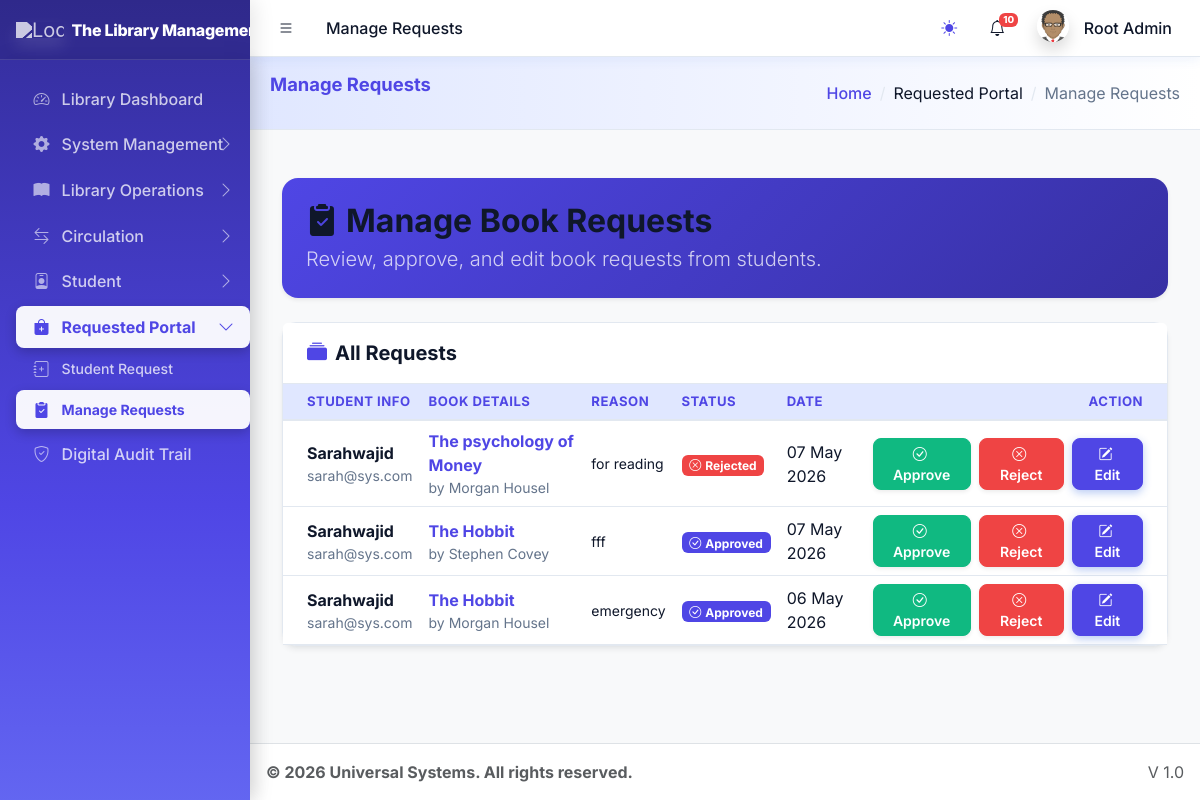
The app's page /dashboards/librarian/manage_requests.php (signed in) with its own data.
### tables this page shows
CREATE TABLE `sys_pages` (
  `id` int(11) NOT NULL,
  `parent_id` int(11) DEFAULT 0,
  `page_name` varchar(100) NOT NULL,
  `page_url` varchar(255) DEFAULT '#',
  `icon_class` varchar(50) DEFAULT 'bi bi-circle',
  `sort_order` int(11) DEFAULT 0
);

CREATE TABLE `book_requests` (
  `id` int(11) NOT NULL,
  `user_id` int(11) NOT NULL,
  `book_title` varchar(255) NOT NULL,
  `author` varchar(255) DEFAULT NULL,
  `isbn` varchar(50) DEFAULT NULL,
  `genre` varchar(100) DEFAULT NULL,
  `reason` text DEFAULT NULL,
  `priority` enum('low','normal','high') NOT NULL DEFAULT 'normal',
  `status` enum('pending','approved','rejected','purchased','cancelled') NOT NULL DEFAULT 'pending',
  `admin_notes` text DEFAULT NULL,
  `reviewed_by` int(11) DEFAULT NULL,
  `reviewed_at` datetime DEFAULT NULL,
  `created_at` timestamp NOT NULL DEFAULT current_timestamp(),
  `updated_at` timestamp NOT NULL DEFAULT current_timestamp() ON UPDATE current_timestamp()
);

CREATE TABLE `users` (
  `id` int(11) NOT NULL,
  `name` varchar(100) NOT NULL,
  `email` varchar(100) NOT NULL,
  `avatar` varchar(255) DEFAULT NULL,
  `phone` varchar(20) DEFAULT NULL,
  `password` varchar(255) NOT NULL,
  `role` varchar(50) NOT NULL,
  `department` varchar(100) DEFAULT 'General',
  `identity_no` varchar(50) DEFAULT NULL,
  `fines` decimal(10,2) DEFAULT 0.00,
  `borrow_limit` int(11) DEFAULT 5,
  `registration_no` varchar(50) DEFAULT NULL,
  `is_active` tinyint(1) DEFAULT 1,
  `created_at` timestamp NOT NULL DEFAULT current_timestamp()
);

### dashboards/librarian/manage_requests.php (the view, shortened to what the rows shown need)
<?php
require_once '../../includes/header.php';
require_once '../../core/db.php';
$stmt = $pdo->query("
    SELECT r.*, u.name as student_name, u.email as student_email
    FROM book_requests r
    JOIN users u ON r.user_id = u.id
    ORDER BY r.created_at DESC
");
$requests = $stmt->fetchAll(PDO::FETCH_ASSOC);
function getStatusBadge($status) {
    switch ($status) {
        case 'approved': return '<span class="badge bg-primary"><i class="bi bi-check-circle me-1"></i>Approved</span>';
        case 'rejected': return '<span class="badge bg-danger"><i class="bi bi-x-circle me-1"></i>Rejected</span>';
    }
}
?>
<div class="container-fluid py-4">
    <div class="row mb-4">
        <div class="col-12">
            <div class="p-4 rounded-4 shadow-sm" style="background: linear-gradient(135deg, var(--erp-primary) 0%, var(--erp-primary-dark) 100%);">
                <div class="d-flex justify-content-between align-items-center text-white text-center text-md-start">
                    <div>
                        <h2 class="fw-bold mb-1"><i class="bi bi-clipboard2-check-fill me-2"></i>Manage Book Requests</h2>
                    </div>
                </div>
            </div>
        </div>
    </div>
    <div class="row">
        <div class="col-12">
            <div class="card glass-card shadow-sm border-0">
                <div class="card-body p-0">
                    <div class="table-responsive">
                        <table class="table table-hover align-middle mb-0">
                            <thead class="table-light">
                                <tr>
                                    <th class="ps-4">Student Info</th>
                                    <th>Book Details</th>
                                    <th>Reason</th>
                                    <th>Status</th>
                                    <th>Date</th>
                                    <th class="pe-4 text-end">Action</th>
                                </tr>
                            </thead>
                            <tbody>
                                <?php if(empty($requests)): ?>
                                    <tr>
                                        <td colspan="6" class="text-center py-5 text-muted">
                                            <i class="bi bi-inbox fs-1 d-block mb-2"></i>
                                            No requests found.
                                        </td>
                                    </tr>
                                <?php else: foreach($requests as $req): ?>
                                    <tr>
                                        <td class="ps-4">
                                            <div class="fw-bold"><?= htmlspecialchars($req['student_name']) ?></div>
                                            <div class="small text-muted"><?= htmlspecialchars($req['student_email']) ?></div>
                                        </td>
                                        <td>
                                            <div class="fw-bold text-primary"><?= htmlspecialchars($req['book_title']) ?></div>
                                            <div class="small text-muted">by <?= htmlspecialchars($req['author']) ?></div>
                                        </td>
                                        <td style="max-width: 250px;">
                                            <div class="small text-truncate" title="<?= htmlspecialchars($req['reason']) ?>">
                                                <?= htmlspecialchars($req['reason']) ?>
                                            </div>
                                        </td>
                                        <td><?= getStatusBadge($req['status']) ?></td>
                                        <td><?= date('d M Y', strtotime($req['created_at'])) ?></td>
                                        <td class="pe-4 text-end">
                                            <div class="d-flex justify-content-end gap-2">
                                                <button onclick='updateRequestStatus(<?= htmlspecialchars(json_encode($req), ENT_QUOTES, "UTF-8") ?>, "approved")' class="btn btn-sm btn-success rounded-pill px-3 shadow-sm" title="Approve">
                                                    <i class="bi bi-check-circle me-1"></i>Approve
                                                </button>
                                                <button onclick='updateRequestStatus(<?= htmlspecialchars(json_encode($req), ENT_QUOTES, "UTF-8") ?>, "rejected")' class="btn btn-sm btn-danger rounded-pill px-3 shadow-sm" title="Reject">
                                                    <i class="bi bi-x-circle me-1"></i>Reject
                                                </button>
                                                <button onclick='editRequest(<?= htmlspecialchars(json_encode($req), ENT_QUOTES, "UTF-8") ?>)' class="btn btn-sm btn-primary rounded-pill px-3 shadow-sm">
                                                    <i class="bi bi-pencil-square me-1"></i>Edit
                                                </button>
                                            </div>
                                        </td>
                                    </tr>
                                <?php endforeach; endif; ?>
                            </tbody>
                        </table>
                    </div>
                </div>
            </div>
        </div>
    </div>
</div>
<?php require_once '../../includes/footer.php'; ?>

### includes/header.php (shortened to what the rows shown need)
<?php
require_once __DIR__ . '/../core/session.php';
$current_url = substr($_SERVER['SCRIPT_NAME'], strlen('/universal/'));
$pageStmt = $pdo->prepare("SELECT * FROM sys_pages WHERE page_url LIKE ? LIMIT 1");
$pageStmt->execute(["%$current_url%"]);
$currentPageData = $pageStmt->fetch();
$pageTitle = $currentPageData['page_name'] ?? 'Dashboard';
$pageId = $currentPageData['id'] ?? 0;
$breadcrumbs = [];
if ($currentPageData && isset($currentPageData['id'])) {
    $crumbId = $currentPageData['id'];
    $safety_counter = 0;
    while($crumbId != 0 && $safety_counter < 10) {
        $safety_counter++;
        $crumbStmt = $pdo->prepare("SELECT id, parent_id, page_name, page_url FROM sys_pages WHERE id = ?");
        $crumbStmt->execute([$crumbId]);
        $crumb = $crumbStmt->fetch(PDO::FETCH_ASSOC);
        if ($crumb && is_array($crumb)) {
            array_unshift($breadcrumbs, $crumb);
            $crumbId = (int)$crumb['parent_id'];
        } else {
            break;
        }
    }
}
?>
<!DOCTYPE html>
<html lang="en"> <head>
    <link rel="stylesheet" href="<?= BASE_URL ?>assets/css/bootstrap.min.css" />
    <link rel="stylesheet" href="<?= BASE_URL ?>assets/css/bootstrap-icons.css" />
    <link rel="stylesheet" href="<?= BASE_URL ?>assets/css/adminlte.min.css" />
    <link rel="stylesheet" href="<?= BASE_URL ?>assets/css/theme.css?v=8.0" />
    <?php
    require_once __DIR__ . '/../core/library_functions.php';
    ?>
</head>
<body class="layout-fixed sidebar-expand-lg bg-body-tertiary">
<div class="app-wrapper">
    <nav class="app-header navbar navbar-expand bg-body">
        <div class="container-fluid">
            <ul class="navbar-nav">
                <li class="nav-item d-none d-md-block"> <a href="#" class="nav-link"><?= $pageTitle ?></a> </li>
            </ul>
        </div>
    </nav>
    <?php include 'sidebar.php'; ?>
    <main class="app-main">
        <div class="app-content-header">
            <div class="container-fluid">
                <div class="row">
                    <div class="col-sm-6"><h3 class="mb-0"><?= $pageTitle ?></h3></div>
                    <div class="col-sm-6">
                        <ol class="breadcrumb float-sm-end">
                            <li class="breadcrumb-item"><a href="<?= BASE_URL ?>">Home</a></li>
                            <?php foreach($breadcrumbs as $b): if($b): ?>
                                <li class="breadcrumb-item <?= ($b['id'] == $pageId) ? 'active' : '' ?>">
                                    <?= htmlspecialchars($b['page_name']) ?>
                                </li>
                            <?php endif; endforeach; ?>
                        </ol>
                    </div>
                </div>
            </div>
        </div>
        <div class="app-content">
            <div class="container-fluid">

### includes/sidebar.php (shortened to what the rows shown need)
<aside class="app-sidebar bg-body-secondary shadow">
    <div class="sidebar-wrapper">
        <nav class="mt-2">
            <ul class="nav sidebar-menu flex-column" data-lte-toggle="treeview" role="menu" data-accordion="false">
                <?php
                function isMenuPageActive($pdo, $pageId, $currentBasename, $userRole)
                {
                    $stmt = $pdo->prepare("SELECT page_url FROM sys_pages WHERE id = ?");
                    $stmt->execute([$pageId]);
                    $page = $stmt->fetch();
                    if ($page && $page['page_url'] !== '#' && basename($page['page_url']) === $currentBasename) {
                        return true;
                    }
                    $sql = "
                        SELECT p.id FROM sys_pages p
                        JOIN role_access ra ON p.id = ra.page_id
                        WHERE p.parent_id = ? AND ra.role_key = ?
                    ";
                    $stmt = $pdo->prepare($sql);
                    $stmt->execute([$pageId, $userRole]);
                    $children = $stmt->fetchAll();
                    foreach ($children as $child) {
                        if (isMenuPageActive($pdo, $child['id'], $currentBasename, $userRole)) {
                            return true;
                        }
                    }
                    return false;
                }
                function buildMenu($pdo, $parentId = 0, $userRole, $currentBasename, $skipIds = [])
                {
                    $sql = "
                        SELECT p.* FROM sys_pages p
                        JOIN role_access ra ON p.id = ra.page_id
                        WHERE p.parent_id = ? AND ra.role_key = ?
                        ORDER BY p.sort_order ASC
                    ";
                    $stmt = $pdo->prepare($sql);
                    $stmt->execute([$parentId, $userRole]);
                    $items = $stmt->fetchAll();
                    foreach ($items as $item) {
                        $childStmt = $pdo->prepare("SELECT COUNT(*) FROM sys_pages WHERE parent_id = ?");
                        $childStmt->execute([$item['id']]);
                        $hasChildren = $childStmt->fetchColumn() > 0;
                        $isActive = isMenuPageActive($pdo, $item['id'], $currentBasename, $userRole);
                        $menuOpen = ($hasChildren && $isActive) ? 'menu-open' : '';
                        $activeClass = $isActive ? 'active' : '';
                        echo '<li class="nav-item ' . $menuOpen . '">';
                        echo '<a href="' . ($hasChildren ? '#' : BASE_URL . $item['page_url']) . '" class="nav-link ' . $activeClass . '">';
                        echo '<i class="nav-icon ' . $item['icon_class'] . '"></i>';
                        echo '<p>' . htmlspecialchars($item['page_name']);
                        if ($hasChildren) {
                            echo '<i class="nav-arrow bi bi-chevron-right"></i>';
                        }
                        echo '</p></a>';
                        if ($hasChildren) {
                            echo '<ul class="nav nav-treeview">';
                            buildMenu($pdo, $item['id'], $userRole, $currentBasename, $skipIds);
                            echo '</ul>';
                        }
                        echo '</li>';
                    }
                }
                $currentBasename = basename($_SERVER['PHP_SELF']);
                $userRole = $_SESSION['role'] ?? '';
                buildMenu($pdo, 0, $userRole, $currentBasename);
                ?>
            </ul>
        </nav>
    </div>
</aside>

### records on screen
sys_pages: page_name "Manage Requests"
sys_pages: page_name "Library Dashboard"
sys_pages: page_name "System Management"
sys_pages: page_name "Library Operations"
sys_pages: page_name "Circulation"
sys_pages: page_name "Student"
sys_pages: page_name "Requested Portal"
sys_pages: page_name "Student Request"
sys_pages: page_name "Digital Audit Trail"
book_requests: user.name "Sarahwajid", user.email "sarah@sys.com", book_title "The psychology of Money", author "Morgan Housel", reason "for reading", status "rejected" (drawn), created_at "07 May 2026"
book_requests: user.name "Sarahwajid", user.email "sarah@sys.com", book_title "The Hobbit", author "Stephen Covey", reason "fff", status "approved" (drawn), created_at "07 May 2026"
book_requests: user.name "Sarahwajid", user.email "sarah@sys.com", book_title "The Hobbit", author "Morgan Housel", reason "emergency", status "approved" (drawn), created_at "06 May 2026"

### other values on screen
$unreadCount "10"
$_SESSION['name'] "Root Admin"
$settings['system_name'] "The Library…"
$settings['footer_text'] "© 2026 Universal Systems. All rights reserved."
